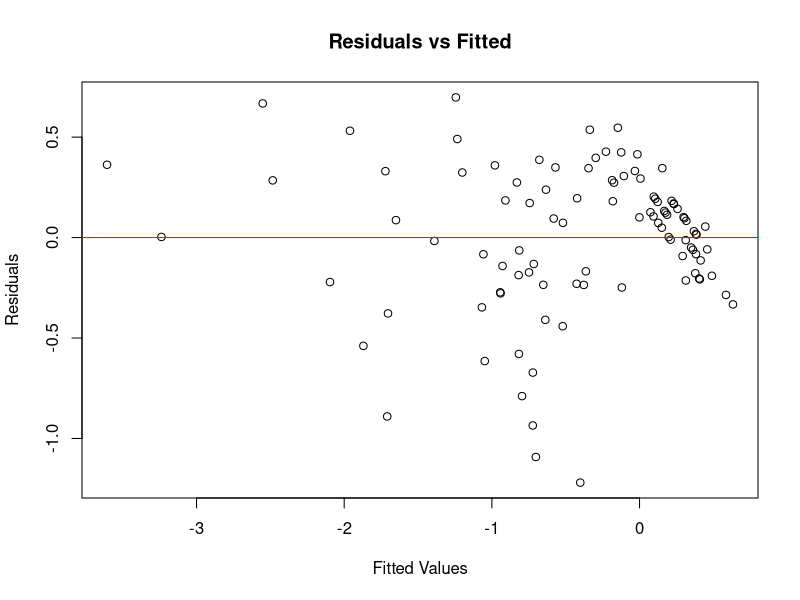
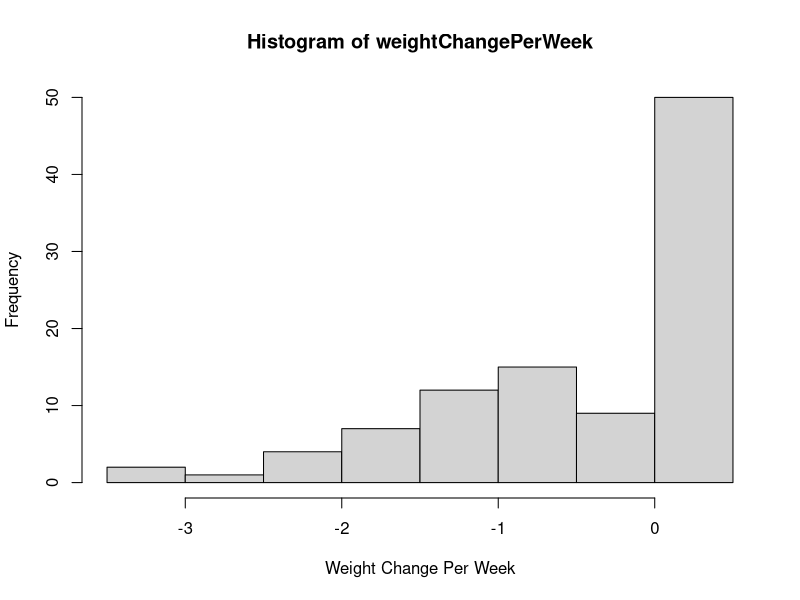
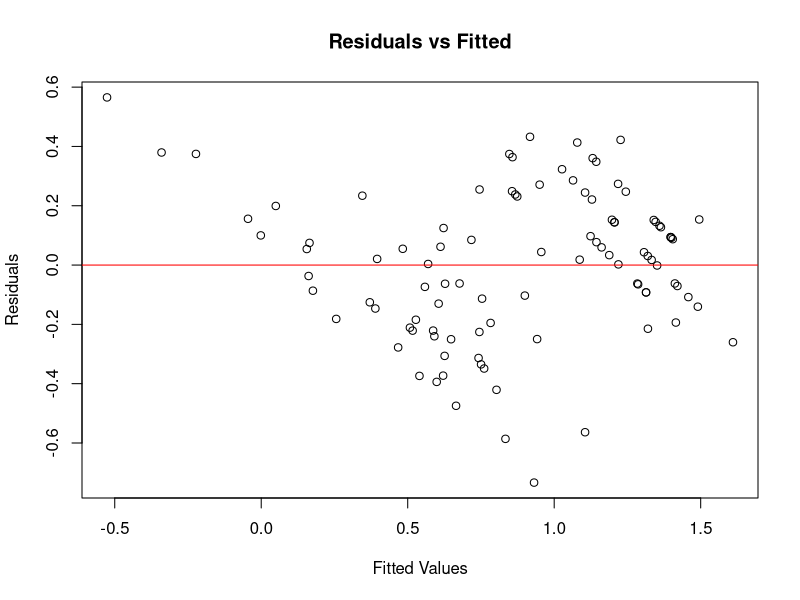
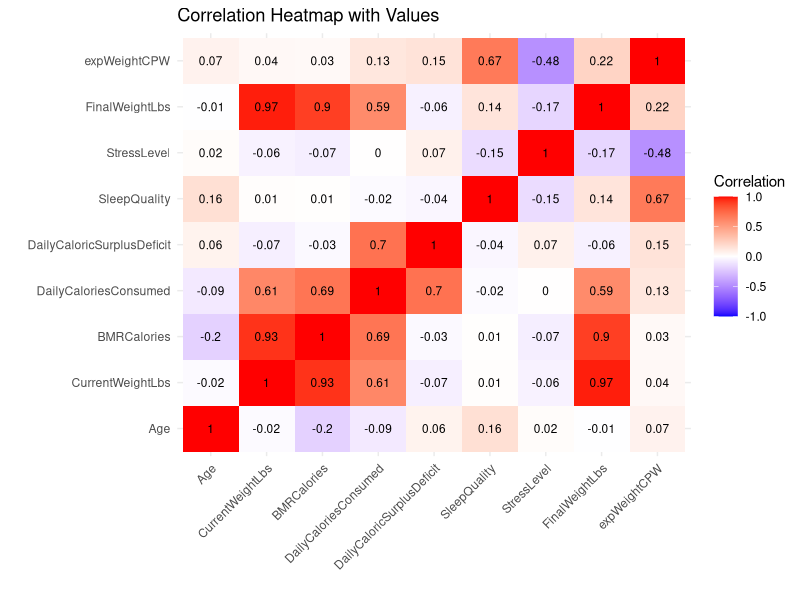
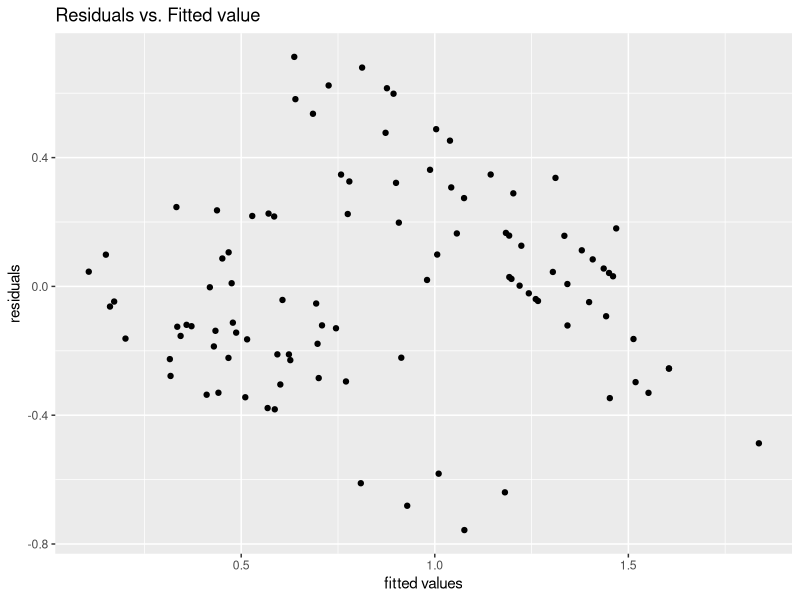
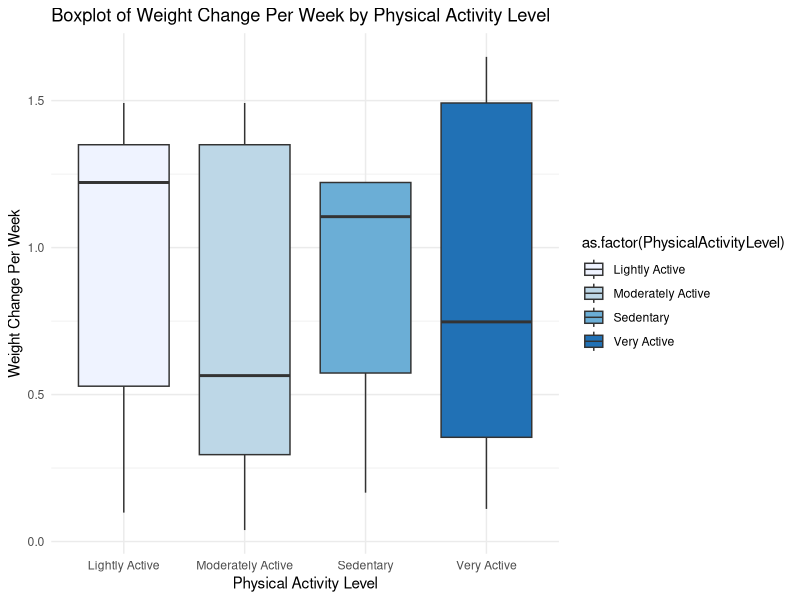
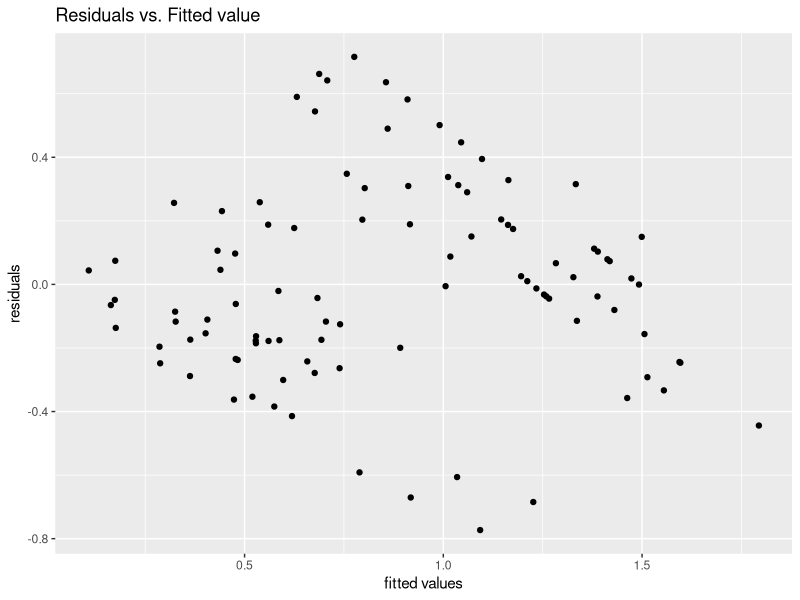
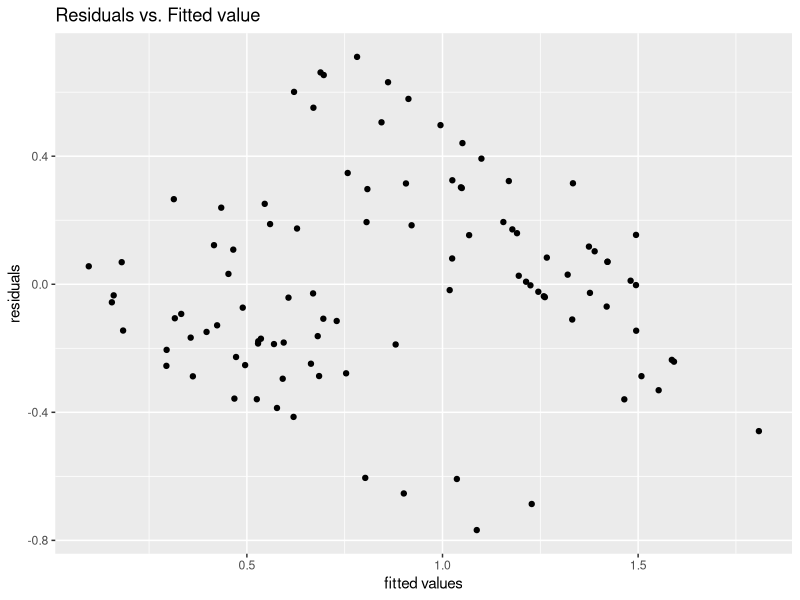

These charts were generated, in order, by the following R code:
## ---- chunk 1
library(leaps)
library(dplyr)
library(ggplot2)
library(car)
library(reshape2)
## ---- chunk 2
weightData <- read.table("weight_change_dataset.csv", header=TRUE, sep=",")
head(weightData)
## ---- chunk 3

#we treate sleep quality and stress level treat as continuous variables since the levels have a meaningful progression or rank (e.g., increasing physical effort or impact on health).

cleanWeight <- weightData %>%
  mutate(
    Sleep.Quality = case_when(
      Sleep.Quality == "Excellent" ~ 4,
      Sleep.Quality == "Good" ~ 3,
      Sleep.Quality == "Fair" ~ 2,
      Sleep.Quality == "Poor" ~ 1
    )
  )


colnames(cleanWeight) <- c(
  "ParticipantID", "Age", "Gender", 
  "CurrentWeightLbs", "BMRCalories", "DailyCaloriesConsumed", 
  "DailyCaloricSurplusDeficit", "WeightChangeLbs", "DurationWeeks", 
  "PhysicalActivityLevel", "SleepQuality", "StressLevel", 
  "FinalWeightLbs"
)

# Convert categorical variables into factors
cleanWeight <- cleanWeight %>%
  mutate(
    Gender = factor(Gender, levels = c("M", "F"))
  )

#make ratio by weight and duration
#by gradescope suggestion 3

cleanWeight <- cleanWeight %>%
  mutate(weightChangePerWeek = WeightChangeLbs / DurationWeeks) %>%
  select(-ParticipantID, -WeightChangeLbs, -DurationWeeks)

head(cleanWeight)
## ---- chunk 4
model <- lm(weightChangePerWeek ~ ., data = cleanWeight)
plot(model$fitted.values, residuals(model), 
     main = "Residuals vs Fitted",
     xlab = "Fitted Values", 
     ylab = "Residuals")
abline(h = 0, col = "red")
## ---- chunk 5
hist(cleanWeight$weightChangePerWeek, 
     main = "Histogram of weightChangePerWeek", 
     xlab = "Weight Change Per Week")
## ---- chunk 6
model <- lm(exp(weightChangePerWeek) ~ ., data = cleanWeight)
plot(model$fitted.values, residuals(model), 
     main = "Residuals vs Fitted",
     xlab = "Fitted Values", 
     ylab = "Residuals")
abline(h = 0, col = "red")
## ---- chunk 7
expWeight <- cleanWeight %>%
  mutate(expWeightCPW = exp(weightChangePerWeek)) %>%
  subset(select = -c(weightChangePerWeek) )
## ---- chunk 8
numeric_data <- expWeight %>%
  select(where(is.numeric))

# Compute correlation matrix
cor_matrix <- cor(numeric_data, use = "complete.obs")

# Melt the correlation matrix for visualization
cor_melt <- melt(cor_matrix)

# Create the heatmap
ggplot(cor_melt, aes(x = Var1, y = Var2, fill = value)) +
  geom_tile() +
  geom_text(aes(label = round(value, 2)), color = "black", size = 3) +
  scale_fill_gradient2(low = "blue", high = "red", mid = "white", midpoint = 0, 
                       limit = c(-1, 1), space = "Lab", name = "Correlation") +
  theme_minimal() +
  theme(axis.text.x = element_text(angle = 45, hjust = 1)) +
  labs(title = "Correlation Heatmap with Values", x = "", y = "")
## ---- chunk 9
vif_model <- lm(expWeightCPW ~ ., data = expWeight)

# Calculate VIF
vif_values <- vif(vif_model)

# Print VIF values
print(vif_values)
## ---- chunk 10
#Incredible High VIF mulicolinearly so delete one vairable
expWeight <- expWeight %>%
  select(-DailyCaloriesConsumed)


vif_model <- lm(expWeightCPW ~ ., data = expWeight)

# Calculate VIF
vif_values <- vif(vif_model)

# Print VIF values
print(vif_values)
## ---- chunk 11
expWeight <- expWeight %>%
  select(-BMRCalories)


vif_model <- lm(expWeightCPW ~ ., data = expWeight)

# Calculate VIF
vif_values <- vif(vif_model)

# Print VIF values
print(vif_values)
## ---- chunk 12
expWeight <- expWeight %>%
  select(-FinalWeightLbs)


vif_model <- lm(expWeightCPW ~ ., data = expWeight)

# Calculate VIF
vif_values <- vif(vif_model)

# Print VIF values
print(vif_values)
## ---- chunk 13
regAll <- lm(expWeightCPW ~ .,  expWeight)
summary(regAll)
## ---- chunk 14
regAll %>%
  ggplot(aes(x = regAll$fitted.values , y = regAll$residuals)) +
  geom_point() +
   labs(title = "Residuals vs. Fitted value",
       x = "fitted values", y = "residuals")
## ---- chunk 15
ggplot(expWeight, aes(x = as.factor(PhysicalActivityLevel), y = expWeightCPW, fill = as.factor(PhysicalActivityLevel))) +
  geom_boxplot() +
  labs(title = "Boxplot of Weight Change Per Week by Physical Activity Level",
       x = "Physical Activity Level",
       y = "Weight Change Per Week") +
  scale_fill_brewer(palette = "Blues") +
  theme_minimal()
## ---- chunk 16
newCleanWeight <- expWeight

newCleanWeight$PhysicalActivityLevel <- as.character(newCleanWeight$PhysicalActivityLevel) 
newCleanWeight$PhysicalActivityLevel[newCleanWeight$PhysicalActivityLevel %in% c("Sedentary", "Lightly Active")] <- "low Activity"
newCleanWeight$PhysicalActivityLevel[newCleanWeight$PhysicalActivityLevel %in% c("Moderately Active", "Very Active")] <- "high Activity"

newCleanWeight$PhysicalActivityLevel <- as.factor(newCleanWeight$PhysicalActivityLevel)

regAll <- lm(expWeightCPW ~ .,  newCleanWeight)
summary(regAll)
newCleanWeight
## ---- chunk 17

# s = regsubsets(expWeightCPW~., data=newCleanWeight, method="exhaustive")
# 
# ss <- summary(s)
# ss$outmat
## ---- chunk 18
# num_predictors <- rownames(ss$which)
# 
# 
# plot(num_predictors, ss$rsq, type = "b", pch = 19,
#      main = "R^2 vs Number of Predictors",
#      xlab = "Number of Predictors", ylab = "R^2")
# 
# # Plot Adjusted R^2
# plot(num_predictors, ss$adjr2, type = "b", pch = 19,
#      main = "Adjusted R^2 vs Number of Predictors",
#      xlab = "Number of Predictors", ylab = "Adjusted R^2")
# 
# 
# num_predictors <- 1:length(ss$cp) 
# cp_values <- ss$cp
# 
# # Plot Cp 
# plot(num_predictors, cp_values, type = "b", pch = 19,
#      main = "Mallows' Cp vs Number of Predictors",
#      xlab = "Number of Predictors", ylab = "Cp")
# 
# abline(a = 1, b = 1, col = "royalblue", lty = 2, lwd = 2)
# 
# text(num_predictors, cp_values, labels = round(cp_values, 2), pos = 3, cex = 0.8, col = "black")

## ---- chunk 19
regfull <- lm(expWeightCPW ~ DailyCaloricSurplusDeficit + SleepQuality +  StressLevel + Age + Gender + CurrentWeightLbs + PhysicalActivityLevel,  newCleanWeight)
summary(regfull)
## ---- chunk 20

regfull %>%
  ggplot(aes(x = regfull$fitted.values , y = regfull$residuals)) +
  geom_point() +
   labs(title = "Residuals vs. Fitted value",
       x = "fitted values", y = "residuals")
## ---- chunk 21
reg6 <- lm(expWeightCPW ~ DailyCaloricSurplusDeficit + SleepQuality +  StressLevel + Age + Gender + CurrentWeightLbs,  newCleanWeight)
summary(reg6)
## ---- chunk 22
reg6 %>%
  ggplot(aes(x = reg6$fitted.values , y = reg6$residuals)) +
  geom_point() +
   labs(title = "Residuals vs. Fitted value",
       x = "fitted values", y = "residuals")
## ---- chunk 23
reg5<- lm(expWeightCPW ~ DailyCaloricSurplusDeficit + SleepQuality +  StressLevel + Age + Gender,  newCleanWeight)
summary(reg5)
## ---- chunk 24
reg5 %>%
  ggplot(aes(x = reg5$fitted.values , y = reg5$residuals)) +
  geom_point() +
   labs(title = "Residuals vs. Fitted value",
       x = "fitted values", y = "residuals")
## ---- chunk 25
reg4<- lm(expWeightCPW ~ DailyCaloricSurplusDeficit + SleepQuality +  StressLevel + Gender,  newCleanWeight)
summary(reg4)
## ---- chunk 26
reg4 %>%
  ggplot(aes(x = reg6$fitted.values , y = reg4$residuals)) +
  geom_point() +
   labs(title = "Residuals vs. Fitted value",
       x = "fitted values", y = "residuals")
## ---- chunk 27
reg3<- lm(expWeightCPW ~ DailyCaloricSurplusDeficit + SleepQuality +  StressLevel,  newCleanWeight)
summary(reg3)
## ---- chunk 28
ggplot(reg3, aes(x = reg3$fitted.values, y = reg3$residuals)) +
  geom_point() +
  labs(title = "Residuals vs. Fitted value",
       x = "Fitted Value", y = "Residuals") +
  theme_minimal()

## ---- chunk 29
ggplot(newCleanWeight, aes(x = DailyCaloricSurplusDeficit, y = expWeightCPW, color = as.factor(SleepQuality))) +
  geom_point() +
  geom_smooth(method = "lm", se = FALSE) +
  labs(title = "PhysicalActivityLevel and SleepQuality",
       x = "Stress Level",
       y = "Weight Change Per Week")
## ---- chunk 30
ggplot(newCleanWeight, aes(x = DailyCaloricSurplusDeficit, y = expWeightCPW, color = as.factor(StressLevel))) +
  geom_point() +
  geom_smooth(method = "lm", se = FALSE) +
  labs(title = "PhysicalActivityLevel and SleepQuality",
       x = "Sleep Quality",
       y = "Weight Change Per Week")
## ---- chunk 31
regLab <- lm(exp(expWeightCPW) ~ DailyCaloricSurplusDeficit * SleepQuality + StressLevel,  newCleanWeight)
summary(regLab)
## ---- chunk 32
regLab <- lm(exp(expWeightCPW) ~ DailyCaloricSurplusDeficit * StressLevel +  SleepQuality,  newCleanWeight)
summary(regLab)
## ---- chunk 33
ggplot(data = cleanWeight, aes(x = SleepQuality, y = weightChangePerWeek)) +
  geom_point() +
  labs(title = "Linear vs Quadratic Fit", x = "Sleep Quality", y = "weight Change Per Week")

ggplot(data = cleanWeight, aes(x = StressLevel, y = weightChangePerWeek)) +
  geom_point() +
  labs(title = "Linear vs Quadratic Fit", x = "Stress Level", y = "weight Change Per Week")
## ---- chunk 34
residuals <- reg3$residuals
qqnorm(residuals, main = "Q-Q Plot of Residuals")
qqline(residuals)
## ---- chunk 35
X = cbind(1, newCleanWeight$DailyCaloricSurplusDeficit, newCleanWeight$SleepQuality, newCleanWeight$StressLevel)
P = X %*% solve(t(X)%*%X, t(X))
ros = (2*(4+1))/length(newCleanWeight$DailyCaloricSurplusDeficit)
plot(newCleanWeight$DailyCaloricSurplusDeficit, hatvalues(reg3), xlab="Index i", ylab="Hat value", ylim=c(0,0.15))
abline(h=ros, lty=2, col="red")
## ---- chunk 36
n = nrow(cleanWeight)
squared_errors <- numeric(n)

# Perform LOOCV
for (i in 1:n) {
  train_data <- cleanWeight[-i, ]
  test_data <- cleanWeight[i, , drop = FALSE]
  predicted <- predict(reg3, newdata = test_data)
  squared_errors[i] <- (test_data$weightChangePerWeek - log(predicted))^2
}

loocv_mse <- mean(squared_errors)
cat("LOOCV Mean Squared Error:", loocv_mse, "\n")
